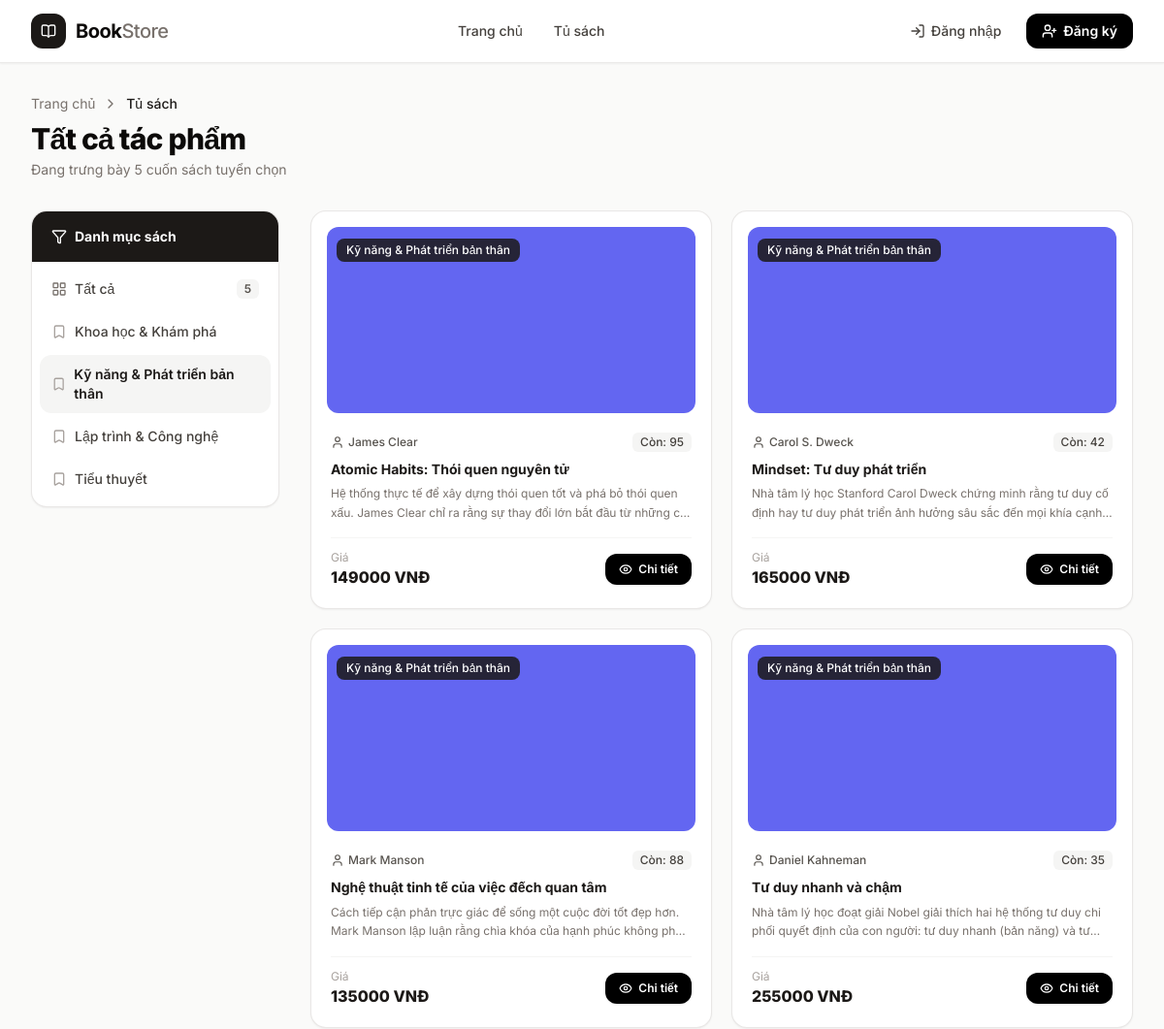
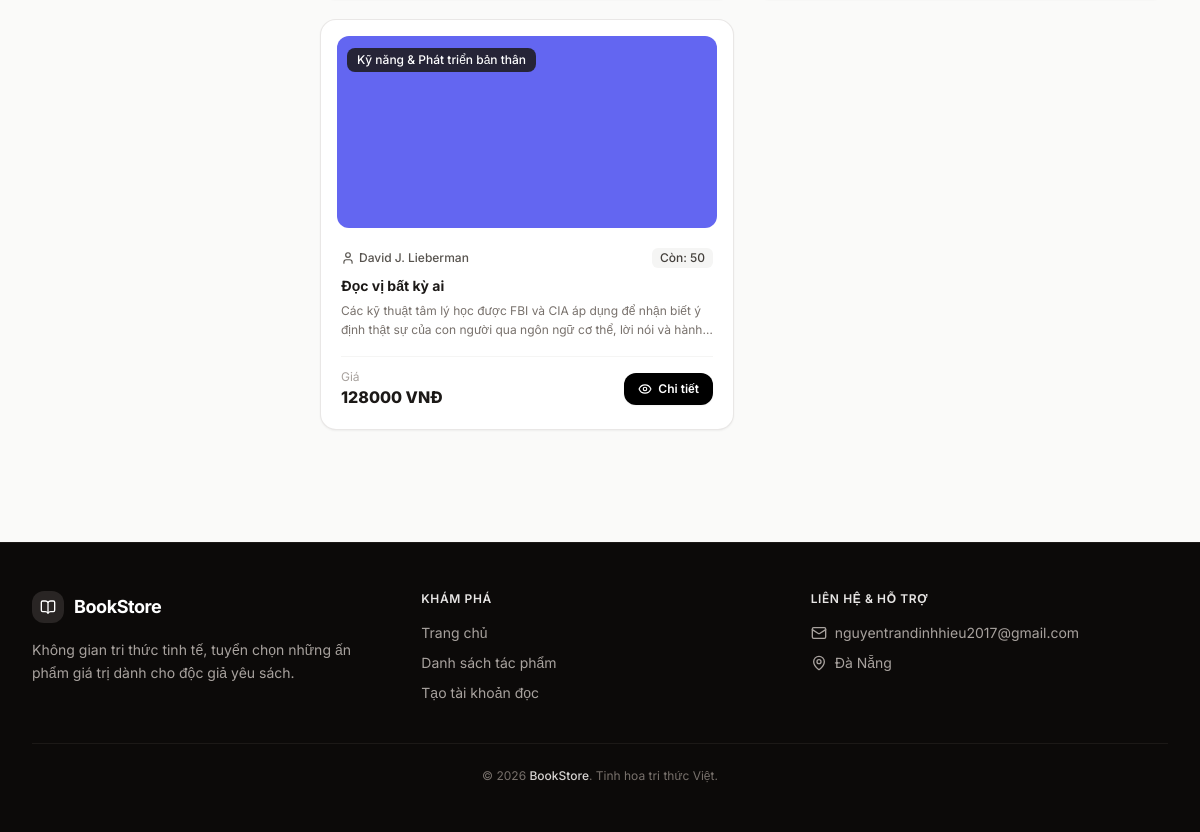
/books/?category=4, run on the app's committed database (2 pictures, top to bottom).
### store/models.py (models this page shows, shortened)
class Category(models.Model):
    name = models.CharField(max_length=200, verbose_name="Tên danh mục")
    class Meta:
        verbose_name = "Danh mục"
        verbose_name_plural = "Danh mục"
        ordering = ["name"]

class Book(models.Model):
    title = models.CharField(max_length=300, verbose_name="Tiêu đề")
    author = models.CharField(max_length=200, verbose_name="Tác giả")
    price = models.DecimalField(max_digits=10, decimal_places=2, verbose_name="Giá")
    stock = models.PositiveIntegerField(default=0, verbose_name="Tồn kho")
    description = models.TextField(blank=True, verbose_name="Mô tả")
    image = models.ImageField(upload_to='books/', null=True, blank=True, default='books/default.jpg', verbose_name="Ảnh bìa")
    category = models.ForeignKey(
        Category,
        on_delete=models.CASCADE,
        related_name="books",
        verbose_name="Danh mục",
    )
    created_at = models.DateTimeField(auto_now_add=True)
    updated_at = models.DateTimeField(auto_now=True)
    class Meta:
        verbose_name = "Sách"
        verbose_name_plural = "Sách"
        ordering = ["title"]

### store/views.py (the view)
# urls.py: path("books/", views.book_list, name="book_list"),
def book_list(request):
    category_id = request.GET.get("category")
    books = Book.objects.select_related("category").all()
    categories = Category.objects.all()
    if category_id:
        books = books.filter(category_id=category_id)
    return render(request, "store/book_list.html", {
        "books": books,
        "categories": categories,
        "selected_category": category_id,
    })

### store/templates/store/book_list.html (shortened to what this page needs)
{% extends "store/base.html" %}
{% load humanize %}
{% block content %}
<div class="max-w-7xl mx-auto px-4 sm:px-6 lg:px-8 py-8">
  <div class="mb-8">
    <div class="flex items-center gap-2 text-sm text-stone-500 mb-2">
      <a href="{% url 'store:home' %}" class="hover:text-stone-900 transition-colors">Trang chủ</a>
      <i data-lucide="chevron-right" class="w-4 h-4"></i>
      <span class="text-stone-900 font-medium">Tủ sách</span>
    </div>
    <h1 class="text-3xl font-extrabold text-stone-950 tracking-tight">Tất cả tác phẩm</h1>
    <p class="text-stone-500 text-sm mt-1">Đang trưng bày {{ books.count }} cuốn sách tuyển chọn</p>
  </div>
  <div class="flex flex-col lg:flex-row gap-8">
    <aside class="w-full lg:w-64 shrink-0">
      <div class="bg-white rounded-2xl border border-stone-200/90 shadow-sm overflow-hidden sticky top-20">
        <div class="px-5 py-4 bg-stone-900 text-white">
          <h3 class="text-sm font-bold flex items-center gap-2">
            <i data-lucide="filter" class="w-4 h-4"></i> Danh mục sách
          </h3>
        </div>
        <nav class="p-2 space-y-1">
          <a href="{% url 'store:book_list' %}"
             class="flex items-center justify-between px-3 py-2.5 rounded-xl text-sm font-medium transition-colors
             {% if not selected_category %}bg-stone-100 text-stone-900 font-semibold{% else %}text-stone-700 hover:bg-stone-100 hover:text-stone-900{% endif %}">
            <span class="flex items-center gap-2">
              <i data-lucide="layout-grid" class="w-4 h-4 text-stone-500"></i> Tất cả
            </span>
            <span class="text-xs px-2 py-0.5 rounded-md font-semibold {% if not selected_category %}bg-stone-900 text-white{% else %}bg-stone-100 text-stone-600{% endif %}">
              {{ books.count }}
            </span>
          </a>
          {% for cat in categories %}
          <a href="{% url 'store:book_list' %}?category={{ cat.pk }}"
             class="flex items-center gap-2 px-3 py-2.5 rounded-xl text-sm font-medium transition-colors
             {% if selected_category == cat.pk|stringformat:'s' %}bg-stone-100 text-stone-900 font-semibold{% else %}text-stone-700 hover:bg-stone-100 hover:text-stone-900{% endif %}">
            <i data-lucide="bookmark" class="w-4 h-4 text-stone-400"></i> {{ cat.name }}
          </a>
          {% endfor %}
        </nav>
      </div>
    </aside>
    <div class="flex-1">
      {% if books %}
      <div class="grid grid-cols-1 sm:grid-cols-2 xl:grid-cols-3 gap-5">
        {% for book in books %}
        <div class="group bg-white rounded-2xl border border-stone-200/90 shadow-sm hover:shadow-xl hover:-translate-y-1 transition-all duration-200 overflow-hidden flex flex-col">
          <div class="p-4 pb-0">
            <div class="w-full h-48 overflow-hidden rounded-xl bg-stone-100 relative">
              {% if book.image %}
              <img src="{{ book.image.url }}" alt="{{ book.title }}" class="w-full h-48 object-cover group-hover:scale-105 transition-transform duration-300" />
              {% else %}
              <img src="https://picsum.photos/seed/{{ book.id }}/400/300" alt="{{ book.title }}" class="w-full h-48 object-cover group-hover:scale-105 transition-transform duration-300" />
              {% endif %}
              <div class="absolute top-2.5 left-2.5">
                <span class="inline-flex items-center gap-1 px-2.5 py-1 bg-stone-900/85 backdrop-blur-sm text-white text-xs font-medium rounded-lg">
                  {{ book.category.name }}
                </span>
              </div>
            </div>
          </div>
          <div class="p-5 flex-1 flex flex-col">
            <div class="flex items-center justify-between gap-2 mb-2 text-xs text-stone-500">
              <span class="inline-flex items-center gap-1 truncate font-medium text-stone-600">
                <i data-lucide="user" class="w-3.5 h-3.5 shrink-0"></i>
                {{ book.author }}
              </span>
              {% if book.stock > 0 %}
              <span class="shrink-0 px-2 py-0.5 bg-stone-100 text-stone-700 rounded-md font-medium">
                Còn: {{ book.stock }}
              </span>
              {% else %}
              <span class="shrink-0 px-2 py-0.5 bg-stone-200 text-stone-600 rounded-md font-medium">
                Hết hàng
              </span>
              {% endif %}
            </div>
            <h3 class="font-bold text-stone-900 text-sm leading-snug mb-1.5 line-clamp-2">
              {{ book.title }}
            </h3>
            {% if book.description %}
            <p class="text-stone-500 text-xs leading-relaxed line-clamp-2 mb-4">{{ book.description }}</p>
            {% endif %}
            <div class="mt-auto pt-3 border-t border-stone-100 flex items-center justify-between">
              <div>
                <span class="text-xs text-stone-400 block">Giá</span>
                <span class="text-base font-extrabold text-stone-900">
                  {{ book.price|floatformat:0|intcomma }} VNĐ
                </span>
              </div>
              <a href="{% url 'store:book_detail' book.pk %}"
                 class="inline-flex items-center gap-1.5 px-3.5 py-2 bg-black hover:bg-stone-800 text-white text-xs font-semibold rounded-xl shadow-sm transition-all duration-200">
                <i data-lucide="eye" class="w-3.5 h-3.5"></i> Chi tiết
              </a>
            </div>
          </div>
        </div>
        {% endfor %}
      </div>
      {% endif %}
    </div>
  </div>
</div>
{% endblock %}

### data on the page
Category: name "Khoa học & Khám phá"
Category: name "Kỹ năng & Phát triển bản thân"
Category: name "Lập trình & Công nghệ"
Category: name "Tiểu thuyết"
Book: image (placeholder picture), category.name "Kỹ năng & Phát triển bản thân", author "James Clear", stock "95", title "Atomic Habits: Thói quen nguyên tử", description "Hệ thống thực tế để xây dựng thói quen tốt và phá bỏ thói quen xấu. James Clear chỉ ra rằng sự thay đổi lớn bắt đầu từ những…", price "149000"
Book: image (placeholder picture), category.name "Kỹ năng & Phát triển bản thân", author "Carol S. Dweck", stock "42", title "Mindset: Tư duy phát triển", description "Nhà tâm lý học Stanford Carol Dweck chứng minh rằng tư duy cố định hay tư duy phát triển ảnh hưởng sâu sắc đến mọi khía…", price "165000"
Book: image (placeholder picture), category.name "Kỹ năng & Phát triển bản thân", author "Mark Manson", stock "88", title "Nghệ thuật tinh tế của việc đếch quan tâm", description "Cách tiếp cận phản trực giác để sống một cuộc đời tốt đẹp hơn. Mark Manson lập luận rằng chìa khóa của hạnh phúc không…", price "135000"
Book: image (placeholder picture), category.name "Kỹ năng & Phát triển bản thân", author "Daniel Kahneman", stock "35", title "Tư duy nhanh và chậm", description "Nhà tâm lý học đoạt giải Nobel giải thích hai hệ thống tư duy chi phối quyết định của con người: tư duy nhanh (bản năng) và…", price "255000"
Book: image (placeholder picture), category.name "Kỹ năng & Phát triển bản thân", author "David J. Lieberman", stock "50", title "Đọc vị bất kỳ ai", description "Các kỹ thuật tâm lý học được FBI và CIA áp dụng để nhận biết ý định thật sự của con người qua ngôn ngữ cơ thể, lời nói và…", price "128000"

### other printed values
{{ books.count }} "5"
